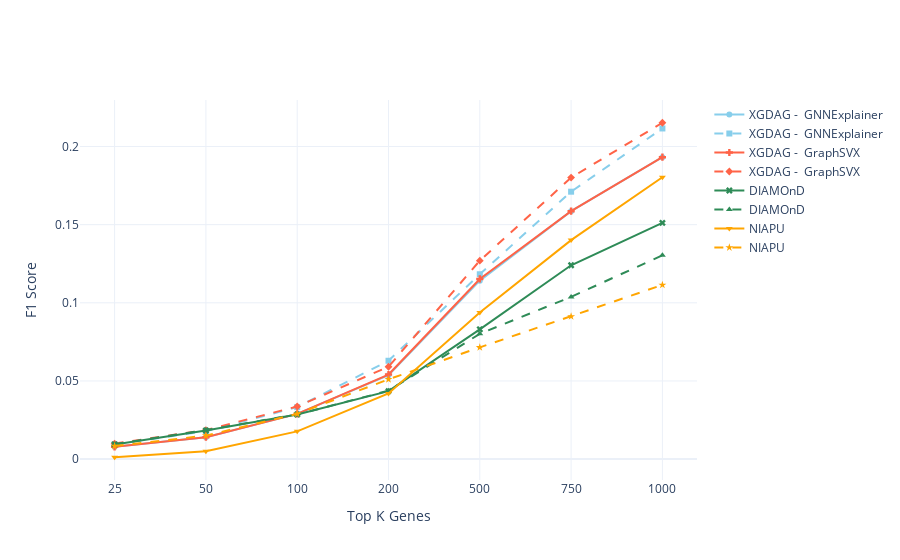
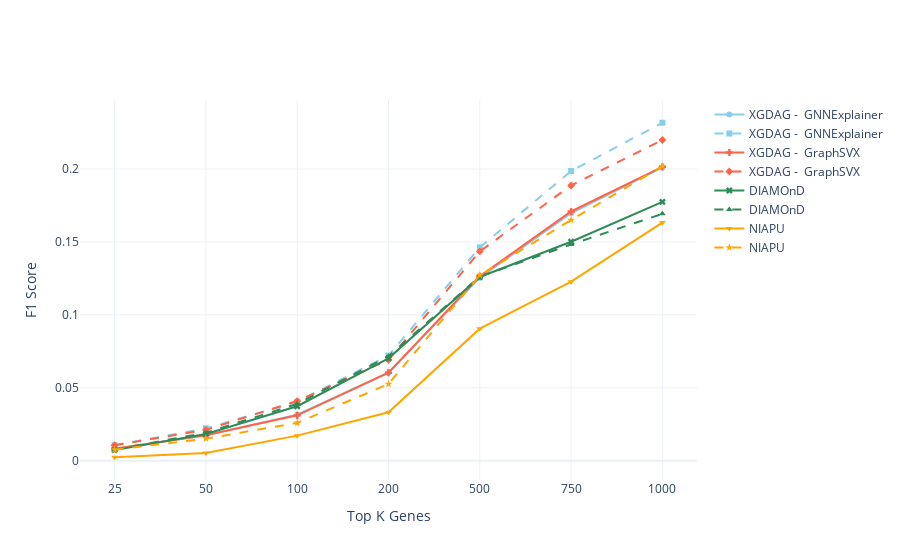
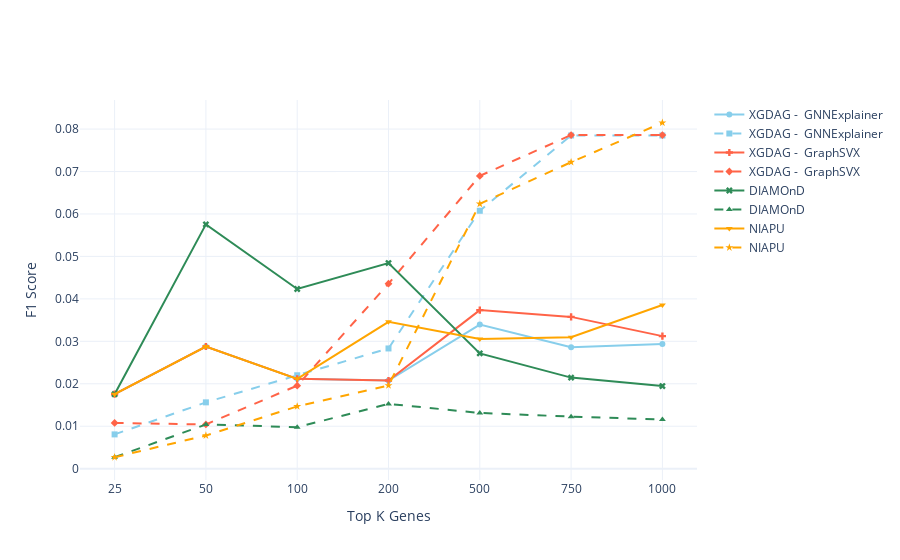
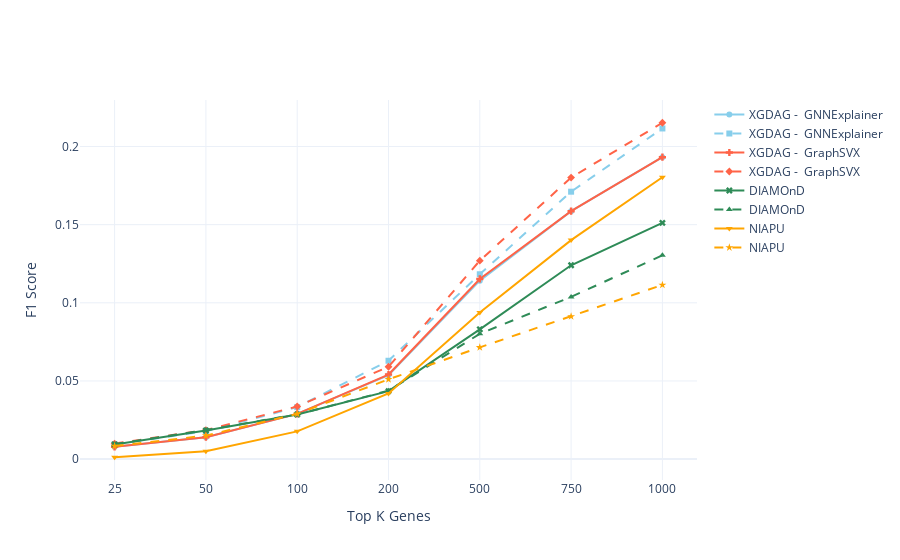

Notebook source saved alongside these figures, in order:
### Code cell
# LINEPLOTS
format = 'eps'
metric = 'F1'

metric_name_d = {
    'F1': 'F1 Score',
    'P': 'Precision',
    'R': 'Recall'
}

DISEASE_NAMES = ['C0006142_Malignant_neoplasm_of_breast', 'C0009402_Colorectal_Carcinoma',\
                 'C0023893_Liver_Cirrhosis_Experimental']

COMPARE_METHODS = ["XGDAG - GNNExplainer",  "XGDAG - GraphSVX", "DIAMOnD", 'NIAPU']

DISEASE_NAMES.append(DISEASE_NAMES[0])

colors  = ['skyblue', 'tomato', 'seagreen', 'orange']
markers = ['circle', 'square', 'cross', 'diamond', 'x', 'triangle-up', 'triangle-down', 'star']

for DISEASE_NAME in DISEASE_NAMES:
    # data = []
    print(DISEASE_NAME)

    fig = go.Figure()

    marker_idx  = 0
    color_idx   = 0
    for METHOD in COMPARE_METHODS:
        fig.add_trace(go.Scatter(
            y = disease_method_metric_d[DISEASE_NAME][METHOD][metric],
            x = [str(x) for x in ratios_to_validate],
            name = METHOD.replace('-', '-\n'),
            line = dict(
                color   = colors[color_idx]
            ),
            marker = dict(
                symbol = markers[marker_idx]
            )
        ))
        marker_idx += 1
        fig.add_trace(go.Scatter(
            y = disease_method_metric_diamond_d[DISEASE_NAME][METHOD][metric],
            x = [str(x) for x in ratios_to_validate],
            name = 'kk',
            line = dict(
                dash    ='dash',
                color = colors[color_idx]
            ),
            marker = dict(
                symbol = markers[marker_idx]
            )
        ))
        color_idx   += 1
        marker_idx  += 1
        
    fig.update_layout(xaxis_title='Top K Genes',
                   yaxis_title=metric_name_d[metric],
                   template='plotly_white')
                   
    fig.show()
    # uncomment to save images
    pio.write_image(fig, 'Images/'+format.upper()+'/'+DISEASE_NAME+'_'+metric+'diamond_dataset_vs_disgenet.'+format, scale=1)

### Figure 1 — Plotly figure (JSON) as saved in the notebook; plotly's stock layout.template omitted (floating-point values rounded to 4 significant figures)
{"data": [{"line": {"color": "skyblue"}, "marker": {"symbol": "circle"}, "name": "XGDAG -\n GNNExplainer", "type": "scatter", "x": ["25", "50", "100", "200", "500", "750", "1000"], "y": [0.007823, 0.01401, 0.02891, 0.05371, 0.1142, 0.1586, 0.1932]}, {"line": {"color": "skyblue", "dash": "dash"}, "marker": {"symbol": "square"}, "name": "XGDAG -\n GNNExplainer", "type": "scatter", "x": ["25", "50", "100", "200", "500", "750", "1000"], "y": [0.009528, 0.01778, 0.03325, 0.06292, 0.1183, 0.1711, 0.2115]}, {"line": {"color": "tomato"}, "marker": {"symbol": "cross"}, "name": "XGDAG -\n GraphSVX", "type": "scatter", "x": ["25", "50", "100", "200", "500", "750", "1000"], "y": [0.007823, 0.01401, 0.02891, 0.05408, 0.1152, 0.1586, 0.1932]}, {"line": {"color": "tomato", "dash": "dash"}, "marker": {"symbol": "diamond"}, "name": "XGDAG -\n GraphSVX", "type": "scatter", "x": ["25", "50", "100", "200", "500", "750", "1000"], "y": [0.009925, 0.01857, 0.03364, 0.05908, 0.127, 0.1801, 0.2152]}, {"line": {"color": "seagreen"}, "marker": {"symbol": "x"}, "name": "DIAMOnD", "type": "scatter", "x": ["25", "50", "100", "200", "500", "750", "1000"], "y": [0.009388, 0.0183, 0.02853, 0.04349, 0.08304, 0.124, 0.1511]}, {"line": {"color": "seagreen", "dash": "dash"}, "marker": {"symbol": "triangle-up"}, "name": "DIAMOnD", "type": "scatter", "x": ["25", "50", "100", "200", "500", "750", "1000"], "y": [0.009528, 0.01857, 0.02855, 0.04374, 0.08017, 0.1038, 0.1304]}, {"line": {"color": "orange"}, "marker": {"symbol": "triangle-down"}, "name": "NIAPU", "type": "scatter", "x": ["25", "50", "100", "200", "500", "750", "1000"], "y": [0.001173, 0.00506, 0.01773, 0.04198, 0.09377, 0.1401, 0.1804]}, {"line": {"color": "orange", "dash": "dash"}, "marker": {"symbol": "star"}, "name": "NIAPU", "type": "scatter", "x": ["25", "50", "100", "200", "500", "750", "1000"], "y": [0.008337, 0.01501, 0.02895, 0.05103, 0.07147, 0.09127, 0.1114]}], "layout": {"xaxis": {"title": {"text": "Top K Genes"}}, "yaxis": {"title": {"text": "F1 Score"}}}}

### Figure 2 — Plotly figure (JSON) as saved in the notebook; plotly's stock layout.template omitted (floating-point values rounded to 4 significant figures)
{"data": [{"line": {"color": "skyblue"}, "marker": {"symbol": "circle"}, "name": "XGDAG -\n GNNExplainer", "type": "scatter", "x": ["25", "50", "100", "200", "500", "750", "1000"], "y": [0.008299, 0.01747, 0.03164, 0.06039, 0.1255, 0.1696, 0.2011]}, {"line": {"color": "skyblue", "dash": "dash"}, "marker": {"symbol": "square"}, "name": "XGDAG -\n GNNExplainer", "type": "scatter", "x": ["25", "50", "100", "200", "500", "750", "1000"], "y": [0.01069, 0.02226, 0.04047, 0.07214, 0.1463, 0.1986, 0.2317]}, {"line": {"color": "tomato"}, "marker": {"symbol": "cross"}, "name": "XGDAG -\n GraphSVX", "type": "scatter", "x": ["25", "50", "100", "200", "500", "750", "1000"], "y": [0.008299, 0.01747, 0.03116, 0.06039, 0.1264, 0.1709, 0.2015]}, {"line": {"color": "tomato", "dash": "dash"}, "marker": {"symbol": "diamond"}, "name": "XGDAG -\n GraphSVX", "type": "scatter", "x": ["25", "50", "100", "200", "500", "750", "1000"], "y": [0.01069, 0.02125, 0.04097, 0.06922, 0.1435, 0.1887, 0.2199]}, {"line": {"color": "seagreen"}, "marker": {"symbol": "x"}, "name": "DIAMOnD", "type": "scatter", "x": ["25", "50", "100", "200", "500", "750", "1000"], "y": [0.007322, 0.01844, 0.03739, 0.07022, 0.126, 0.1501, 0.1774]}, {"line": {"color": "seagreen", "dash": "dash"}, "marker": {"symbol": "triangle-up"}, "name": "DIAMOnD", "type": "scatter", "x": ["25", "50", "100", "200", "500", "750", "1000"], "y": [0.007637, 0.01923, 0.03897, 0.07165, 0.1263, 0.1483, 0.1693]}, {"line": {"color": "orange"}, "marker": {"symbol": "triangle-down"}, "name": "NIAPU", "type": "scatter", "x": ["25", "50", "100", "200", "500", "750", "1000"], "y": [0.002441, 0.005337, 0.01726, 0.03324, 0.09055, 0.1228, 0.1632]}, {"line": {"color": "orange", "dash": "dash"}, "marker": {"symbol": "star"}, "name": "NIAPU", "type": "scatter", "x": ["25", "50", "100", "200", "500", "750", "1000"], "y": [0.007637, 0.01518, 0.02598, 0.05264, 0.1272, 0.1651, 0.2019]}], "layout": {"xaxis": {"title": {"text": "Top K Genes"}}, "yaxis": {"title": {"text": "F1 Score"}}}}

### Figure 3 — Plotly figure (JSON) as saved in the notebook; plotly's stock layout.template omitted (floating-point values rounded to 4 significant figures)
{"data": [{"line": {"color": "skyblue"}, "marker": {"symbol": "circle"}, "name": "XGDAG -\n GNNExplainer", "type": "scatter", "x": ["25", "50", "100", "200", "500", "750", "1000"], "y": [0.01754, 0.02878, 0.02116, 0.02076, 0.03396, 0.02861, 0.02938]}, {"line": {"color": "skyblue", "dash": "dash"}, "marker": {"symbol": "square"}, "name": "XGDAG -\n GNNExplainer", "type": "scatter", "x": ["25", "50", "100", "200", "500", "750", "1000"], "y": [0.008075, 0.01562, 0.022, 0.02832, 0.06076, 0.07849, 0.07849]}, {"line": {"color": "tomato"}, "marker": {"symbol": "cross"}, "name": "XGDAG -\n GraphSVX", "type": "scatter", "x": ["25", "50", "100", "200", "500", "750", "1000"], "y": [0.01754, 0.02878, 0.02116, 0.02076, 0.03735, 0.03576, 0.03122]}, {"line": {"color": "tomato", "dash": "dash"}, "marker": {"symbol": "diamond"}, "name": "XGDAG -\n GraphSVX", "type": "scatter", "x": ["25", "50", "100", "200", "500", "750", "1000"], "y": [0.01077, 0.01042, 0.01956, 0.04357, 0.06897, 0.0786, 0.0786]}, {"line": {"color": "seagreen"}, "marker": {"symbol": "x"}, "name": "DIAMOnD", "type": "scatter", "x": ["25", "50", "100", "200", "500", "750", "1000"], "y": [0.01754, 0.05755, 0.04233, 0.04844, 0.02716, 0.02145, 0.01946]}, {"line": {"color": "seagreen", "dash": "dash"}, "marker": {"symbol": "triangle-up"}, "name": "DIAMOnD", "type": "scatter", "x": ["25", "50", "100", "200", "500", "750", "1000"], "y": [0.002692, 0.01042, 0.00978, 0.01525, 0.01314, 0.01226, 0.01158]}, {"line": {"color": "orange"}, "marker": {"symbol": "triangle-down"}, "name": "NIAPU", "type": "scatter", "x": ["25", "50", "100", "200", "500", "750", "1000"], "y": [0.01754, 0.02878, 0.02116, 0.0346, 0.03056, 0.03099, 0.03857]}, {"line": {"color": "orange", "dash": "dash"}, "marker": {"symbol": "star"}, "name": "NIAPU", "type": "scatter", "x": ["25", "50", "100", "200", "500", "750", "1000"], "y": [0.002692, 0.007812, 0.01467, 0.01961, 0.0624, 0.07221, 0.08149]}], "layout": {"xaxis": {"title": {"text": "Top K Genes"}}, "yaxis": {"title": {"text": "F1 Score"}}}}

### Figure 4 — Plotly figure (JSON) as saved in the notebook; plotly's stock layout.template omitted (floating-point values rounded to 4 significant figures)
{"data": [{"line": {"color": "skyblue"}, "marker": {"symbol": "circle"}, "name": "XGDAG -\n GNNExplainer", "type": "scatter", "x": ["25", "50", "100", "200", "500", "750", "1000"], "y": [0.007823, 0.01401, 0.02891, 0.05371, 0.1142, 0.1586, 0.1932]}, {"line": {"color": "skyblue", "dash": "dash"}, "marker": {"symbol": "square"}, "name": "XGDAG -\n GNNExplainer", "type": "scatter", "x": ["25", "50", "100", "200", "500", "750", "1000"], "y": [0.009528, 0.01778, 0.03325, 0.06292, 0.1183, 0.1711, 0.2115]}, {"line": {"color": "tomato"}, "marker": {"symbol": "cross"}, "name": "XGDAG -\n GraphSVX", "type": "scatter", "x": ["25", "50", "100", "200", "500", "750", "1000"], "y": [0.007823, 0.01401, 0.02891, 0.05408, 0.1152, 0.1586, 0.1932]}, {"line": {"color": "tomato", "dash": "dash"}, "marker": {"symbol": "diamond"}, "name": "XGDAG -\n GraphSVX", "type": "scatter", "x": ["25", "50", "100", "200", "500", "750", "1000"], "y": [0.009925, 0.01857, 0.03364, 0.05908, 0.127, 0.1801, 0.2152]}, {"line": {"color": "seagreen"}, "marker": {"symbol": "x"}, "name": "DIAMOnD", "type": "scatter", "x": ["25", "50", "100", "200", "500", "750", "1000"], "y": [0.009388, 0.0183, 0.02853, 0.04349, 0.08304, 0.124, 0.1511]}, {"line": {"color": "seagreen", "dash": "dash"}, "marker": {"symbol": "triangle-up"}, "name": "DIAMOnD", "type": "scatter", "x": ["25", "50", "100", "200", "500", "750", "1000"], "y": [0.009528, 0.01857, 0.02855, 0.04374, 0.08017, 0.1038, 0.1304]}, {"line": {"color": "orange"}, "marker": {"symbol": "triangle-down"}, "name": "NIAPU", "type": "scatter", "x": ["25", "50", "100", "200", "500", "750", "1000"], "y": [0.001173, 0.00506, 0.01773, 0.04198, 0.09377, 0.1401, 0.1804]}, {"line": {"color": "orange", "dash": "dash"}, "marker": {"symbol": "star"}, "name": "NIAPU", "type": "scatter", "x": ["25", "50", "100", "200", "500", "750", "1000"], "y": [0.008337, 0.01501, 0.02895, 0.05103, 0.07147, 0.09127, 0.1114]}], "layout": {"xaxis": {"title": {"text": "Top K Genes"}}, "yaxis": {"title": {"text": "F1 Score"}}}}
